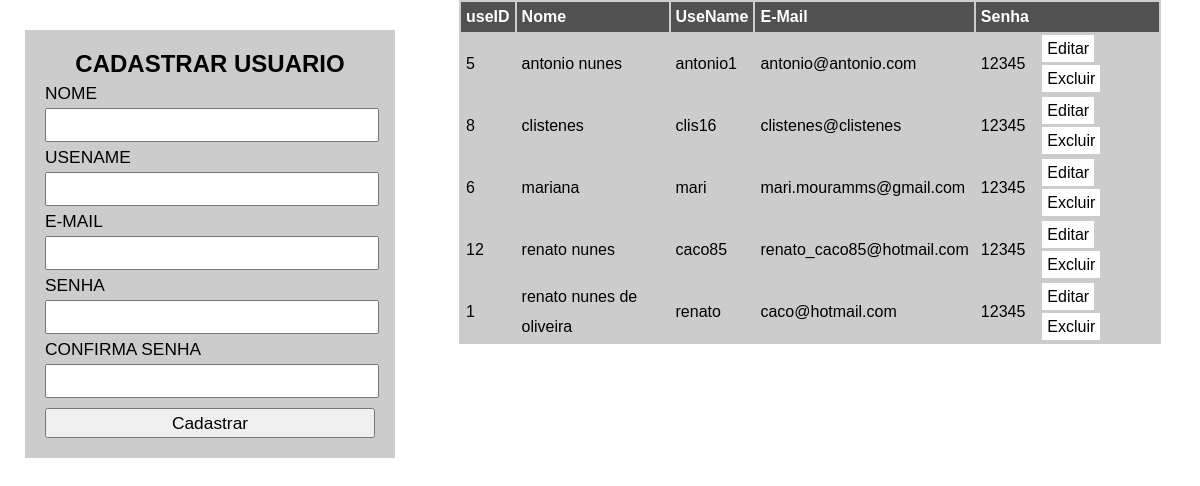
Screenshot of /testedearquiteruras/index.php with the database file from the repository.
### tables this page shows
CREATE TABLE `tb_usuarios` (
  `useID` int(11) NOT NULL,
  `nome` varchar(30) DEFAULT NULL,
  `usename` varchar(15) DEFAULT NULL,
  `email` varchar(25) DEFAULT NULL,
  `senha` varchar(15) DEFAULT NULL
);

### testedearquiteruras/usuarioModel.php (called while the page is built, shortened)
<?php
Class Usuario{
	private $connPDO;
	public function __construct($dbname, $host, $user, $senha)
	{
		try {
			$this ->connPDO  = new PDO("mysql:dbname=".$dbname.";host=".$host,$user,$senha);
		} catch (PDOException $e) {
			echo "Erro ao conectar com o banco".$e->getMessage();
			exit();
		} catch (Exception $e) {
			echo "Erro geral".$e->getMessage();
			exit();
		}
	}
	public function buscarDados()
	{
		$cmd = $this->connPDO->query("SELECT * FROM tb_usuarios ORDER BY nome");
		$result = $cmd->fetchAll(PDO::FETCH_ASSOC);
		return $result;
	}
}
?>

### testedearquiteruras/index.php (the view, shortened to what this page needs)
 <?php
require_once'usuarioModel.php';
$usuarioModel = new Usuario("db_projetounu","localhost","root","");
 ?>
<!DOCTYPE html>
<html lang="pt-br">
<head>
	<link rel="stylesheet" href="estilo.css">
</head>
<body>
	<section id="esquerda">
		<form method="POST">
			<h2>CADASTRAR USUARIO</h2>
			<label for="nome">NOME</label>
			<input type="text" name="nome" id="nome"
			value="<?php if(isset($result)){echo $result['nome'];}?>">
			<label for="usename">USENAME</label>
			<input type="text" name="usename" id="usename"
			value="<?php if(isset($result)){echo $result['usename'];}?>">
			<label for="email">E-MAIL</label>
			<input type="email" name="email" id="email"
			value="<?php if(isset($result)){echo $result['email'];}?>">
			<label for="senha">SENHA</label>
			<input type="password" name="senha" id="senha"
			value="<?php if(isset($result)){echo $result['senha'];}?>">
			<label for="confSenha">CONFIRMA SENHA</label>
			<input type="password" name="confSenha" id="confSenha"
			value="<?php if(isset($result)){echo $result['senha'];}?>">
			<input type="submit" value="<?php if(isset($result)){echo"Atualizar";}else{echo"Cadastrar";}?>">
		</form>
	</section>
	<section  id= "direita">
		<table>
			<tr id="titulo">
				<td>useID</td>
				<td>Nome</td>
				<td>UseName</td>
				<td>E-Mail</td>
				<td colspan="2">Senha</td>
			</tr>
		<?php
			$dados = $usuarioModel->buscarDados();
			if (count($dados) > 0)
			{
				for ($i=0; $i < count($dados); $i++ )
					{
						echo "<tr>";
						foreach ($dados[$i] as $key => $value)
						{
							echo "<td>".$value."</td>";
						}
						?>
							<td>
								<a href="index.php?id_up=<?php echo $dados[$i]['useID'];?>">Editar</a>
								<a href="index.php?id=<?php echo $dados[$i]['useID'];?>">Excluir</a>
							</td>
						<?php
						echo "</tr>";
					}
			}
		?>
	</section>
</body>
</html>

### testedearquiteruras/estilo.css (style rules this page uses)
* { padding: 0px; margin: 0px; font-family: arial ; }
label,input { display: block; line-height: 30px; height: 30px; outline: none; font-size: 13pt; width: 100%; }
form { width: 330px; background-color: rgba(0,0,0,.2); padding: 20px; margin: 30px auto; }
input[type="submit"] { margin-top: 10px; cursor:pointer; }
h2 { text-align: center; }
#esquerda { width: 35%; height: 500px; float: left; }
#direita { width: 65%; height: 500px; float: left; }
table { background-color: rgba(0,0,0,.2); width: 90%; margin: auto; }
tr { line-height: 30px; }
tr#titulo { font-weight: bold; background-color: rgba(0,0,0,.6); color: white; }
td { padding: 0px 5px; }
a { background-color: white; color: black; padding: 5px; margin: 0px 5px; text-decoration: none; }

### rows the page displays
tb_usuarios: useID "5", nome "antonio nunes", usename "antonio1", email "antonio@antonio.com", senha "12345"
tb_usuarios: useID "8", nome "clistenes", usename "clis16", email "clistenes@clistenes", senha "12345"
tb_usuarios: useID "6", nome "mariana", usename "mari", email "mari.mouramms@gmail.com", senha "12345"
tb_usuarios: useID "12", nome "renato nunes", usename "caco85", email "renato_caco85@hotmail.com", senha "12345"
tb_usuarios: useID "1", nome "renato nunes de oliveira", usename "renato", email "caco@hotmail.com", senha "12345"
